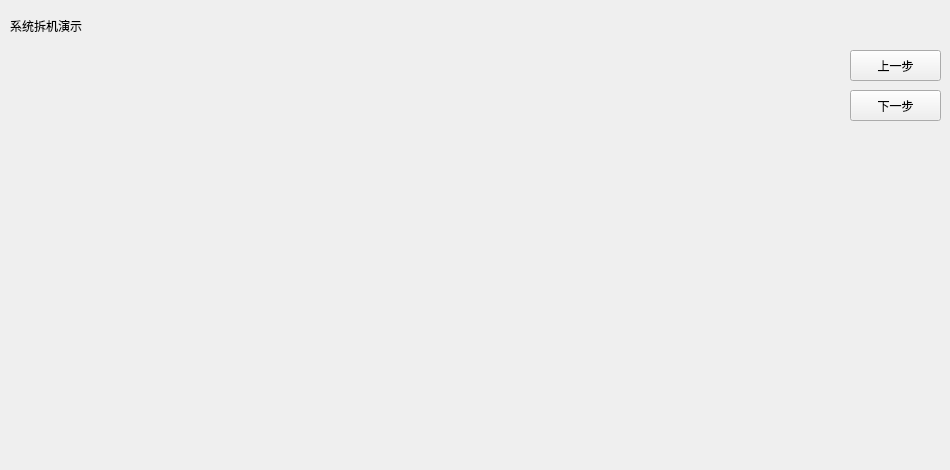
      <widget class="QWidget" name="pagedisassemble">
       <widget class="QLabel" name="label">
        <property name="geometry">
         <rect>
          <x>10</x>
          <y>10</y>
          <width>121</width>
          <height>31</height>
         </rect>
        </property>
        <property name="text">
         <string>系统拆机演示</string>
        </property>
       </widget>
       <widget class="QLabel" name="label_imageview">
        <property name="geometry">
         <rect>
          <x>10</x>
          <y>40</y>
          <width>811</width>
          <height>421</height>
         </rect>
        </property>
        <property name="text">
         <string/>
        </property>
        <property name="pixmap">
         <pixmap>../54AppTest/1.png</pixmap>
        </property>
        <property name="scaledContents">
         <bool>true</bool>
        </property>
        <property name="alignment">
         <set>Qt::AlignCenter</set>
        </property>
       </widget>
       <widget class="QPushButton" name="pushButton_disassemble_previous">
        <property name="geometry">
         <rect>
          <x>850</x>
          <y>50</y>
          <width>91</width>
          <height>31</height>
         </rect>
        </property>
        <property name="text">
         <string>上一步</string>
        </property>
       </widget>
       <widget class="QPushButton" name="pushButton_disassemble_next">
        <property name="geometry">
         <rect>
          <x>850</x>
          <y>90</y>
          <width>91</width>
          <height>31</height>
         </rect>
        </property>
        <property name="text">
         <string>下一步</string>
        </property>
       </widget>
      </widget>
